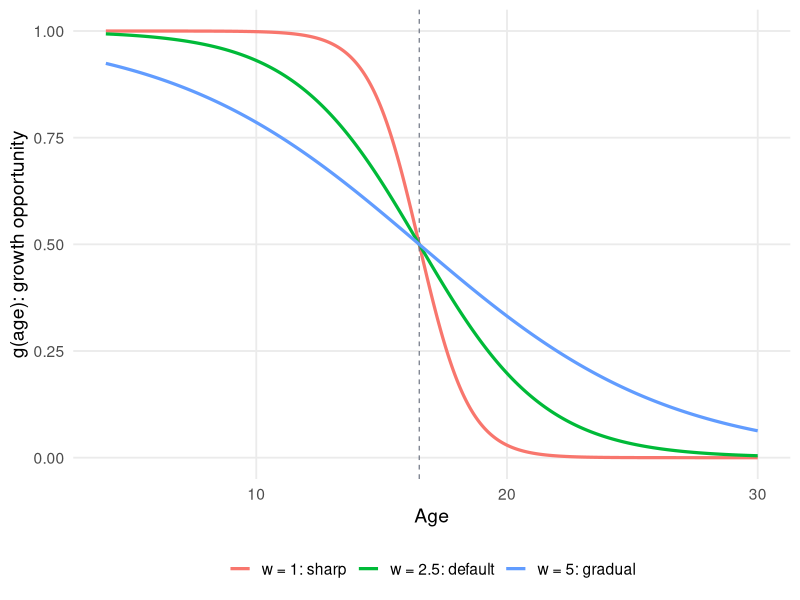

Source code (R):
## ---- chunk 1
#| label: fig_growth_opportunity_slide
#| echo: false
#| fig-width: 6.5
#| fig-height: 4.2
#| fig-align: "center"

library(ggplot2)
library(dplyr)
library(tidyr)

mid_age_demo <- 16.5

transition_demo <- expand_grid(
  age = seq(4, 30, length.out = 500),
  transition_width = c(1, 2.5, 5)
) %>%
  mutate(
    growth_opportunity =
      1 / (1 + exp((age - mid_age_demo) / transition_width)),
    transition_width = factor(
      transition_width,
      levels = c(1, 2.5, 5),
      labels = c("w = 1: sharp", "w = 2.5: default", "w = 5: gradual")
    )
  )

ggplot(transition_demo, aes(age, growth_opportunity, color = transition_width)) +
  geom_line(linewidth = 1.1) +
  geom_vline(
    xintercept = mid_age_demo,
    linetype = "dashed",
    color = "#6B7280",
    linewidth = 0.4
  ) +
  coord_cartesian(ylim = c(0, 1)) +
  theme_minimal(base_size = 14) +
  theme(
    panel.grid.minor = element_blank(),
    legend.position = "bottom",
    legend.title = element_blank()
  ) +
  labs(
    x = "Age",
    y = "g(age): growth opportunity"
  )
